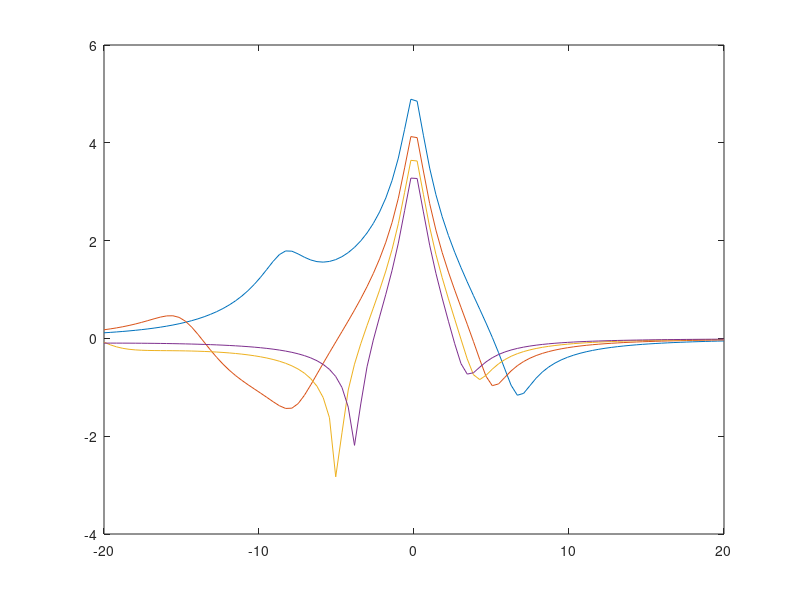

Source code (MATLAB): (Note: this script raises an error after producing the figure.)
k=1;
gamma=k;
eps = 0.01;
I = sqrt(-1);

%g2 as function of detuning, strong coupling
daA=linspace(-40,40)';
doA=daA';
dap = daA - I*k/2;
dop = doA - I*gamma/2;
g = 10;
C1gA = (eps*dop)./(g^2 - dap.*dop);
C2gA = (eps^2*((dap + dop).*dop + g^2))./(sqrt(2)*(dap.*dop - g^2).*((dap + dop).*dap - g^2));
g2A = (2*abs(C2gA).^2)./abs(C1gA).^4;
lg2A = log10(g2A);



%g2 with fixed atom detuning
doD=linspace(-20,20);
dop = doD - I*gamma/2;
g = 10;
daD=[15 20 25 30];

figure;
for k=1:length(daD)
    daconst = daD(k);
    dap = daconst - I*k/2;
    C1gD = (eps*dop)./(g^2 - dap*dop);
    C2gD = (eps^2*((dap + dop).*dop + g^2))./(sqrt(2)*(dap*dop - g^2).*((dap + dop)*dap - g^2));
    g2D = (2*abs(C2gD).^2)./abs(C1gD).^4;
    lg2D = log10(g2D);
    plot(doD, lg2D)
    hold on;
end
yline(0,'--');
xlim([-20,10])
legend('\Delta_a = 15','\Delta_a = 20','\Delta_a = 25','\Delta_a = 30')

%g2 as function of detuning, weak coupling
daB=linspace(-1,1)';
doB=daB';
dap = daB - I*k/2;
dop = doB - I*gamma/2;
g = 1/sqrt(2);
C1gB = (eps*dop)./(g^2 - dap.*dop);
C2gB = (eps^2*((dap + dop).*dop + g^2))./(sqrt(2)*(dap.*dop - g^2).*((dap + dop).*dap - g^2));
g2B = (2*abs(C2gB).^2)./abs(C1gB).^4;
lg2B = log10(g2B);

daC=linspace(-2,2)';
doC=daC';
dap = daC - I*k/2;
dop = doC - I*gamma/2;
g = 1;
C1gC = (eps*dop)./(g^2 - dap.*dop);
C2gC = (eps^2*((dap + dop).*dop + g^2))./(sqrt(2)*(dap.*dop - g^2).*((dap + dop).*dap - g^2));
g2C = (2*abs(C2gC).^2)./abs(C1gC).^4;
lg2C = log10(g2C);

%plot g2
figure;
[c,h] = contourf(doA,daA,lg2A,100);
set(h, 'edgecolor','none');
xlabel('\Delta_0 / \gamma')
ylabel('\Delta_a / \gamma')
colorbar;

figure;
lg2B(lg2B<0)=0; %lg2B(lg2B<0)*0.1;
zmin=-2;
zmax=7;
zinc=0.001;                                      
zlev=zmin:zinc:zmax;
[cB,hB] = contourf(doB,daB,lg2B,zlev);
%hB.ZLocation = 0;
set(hB, 'edgecolor','none');
xlabel('\Delta_0 / \gamma')
ylabel('\Delta_a / \gamma')
colorbar;

figure;
lg2C(lg2C<0)=0;
zmin=0;
zmax=7;
zinc=0.001;                                      
zlev=zmin:zinc:zmax;
[cC,hC] = contourf(doC,daC,lg2C,zlev);
set(hC, 'edgecolor','none');
xlabel('\Delta_0 / \gamma')
ylabel('\Delta_a / \gamma')
colorbar;

%transmission
dc = 50:-0.5:-50;
g = 25.3;
k = 4.1;
gamma = 2.6;

figure;
detundiff = [0,11,23];
for k = 1:length(detundiff)
    da = detundiff(k) - dc;
    T = (abs((k*(gamma+I*da)./((k+I*-dc).*(gamma+I*da)+g^2)))).^2;
    plot(dc,T)
    hold on;
end
legend('0 MHz', '11 MHz', '23 MHz')
